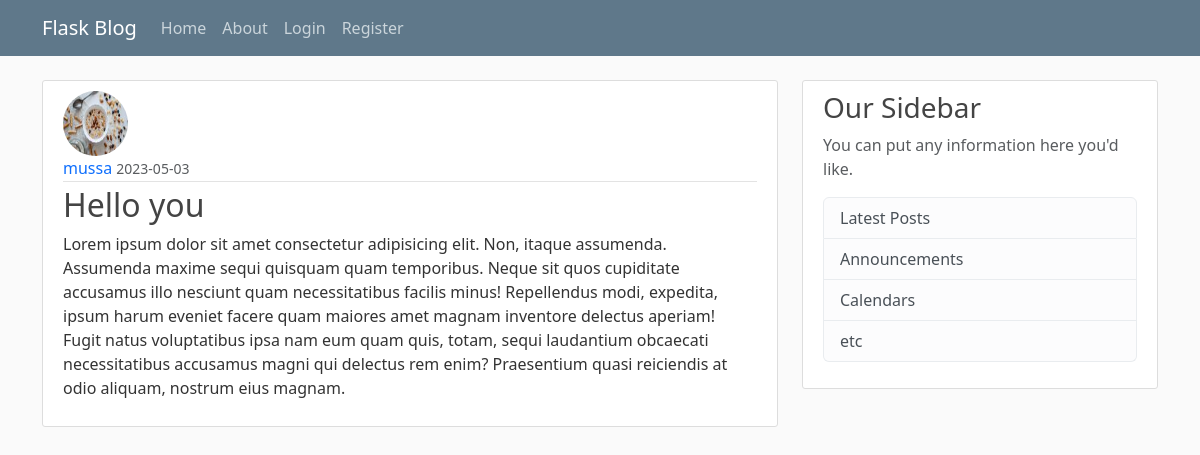
/post/10, run on the app's committed database.
### flask_blog/models.py (models this page shows, shortened)
class User(db.Model, UserMixin): # This is a table called 'User', then we create coloumns within it
    id = db.Column(db.Integer, primary_key=True)
    username = db.Column(db.String(20), unique=True, nullable=False) # Username must not be longer that 20characters, it has to be unique, it cannot be 'null' meaning it must not be empty
    email = db.Column(db.String(120), unique=True, nullable=False) # Email must not be longer that 120characters, it has to be unique, it cannot be 'null' meaning it must not be empty
    image_file = db.Column(db.String(20), nullable=False, default='default.jpg') # This is the user profile picture. It is going to be stored as an harsh, and the harsh will be 20characters long. It must not be empty, Default profile picture that every user starts out with must be default
    password = db.Column(db.String(60), nullable=False) # The password will be stored has an harsh, the harsh will be 60characters long
    post = db.relationship('Post', backref='author', lazy=True) # This is to say the 'post' attribute has a relationship with the 'Post' module. The 'backref' is similar to adding another column to the Post module. What the backref allows us to do is When we have a post we can simply use the "author" attribute to get the user who created the post

class Post(db.Model): # This will hold our post
    id = db.Column(db.Integer, primary_key=True)
    title = db.Column(db.String(100), nullable=False) # Title length will max out at 100characters
    date_posted = db.Column(db.DateTime, nullable=False, default=datetime.utcnow) # data posted will have a 'column type' of datatime, it must not be empty, then the default will be set with the datetime.utcnow function without the brakets'()' because we are not calling it now, its just a argument. 'utc' is the most accurate time to use in a db
    content = db.Column(db.Text, nullable=False) # The type of this column is a txt, it must not be empty
    user_id = db.Column(db.Integer, db.ForeignKey('user.id'), nullable=False)

### flask_blog/route.py (the view)
@app.route("/post/<int:post_id>") # Here, it create a rouute based on the unique id each post has
def post(post_id): # It takes post_id as an input
    post = Post.query.get_or_404(post_id) # This gets the content that exist at the id.....if nothing exist there, it return 404 (Page not found)
    return render_template('post.html', title=post.title, post=post)

### flask_blog/templates/post.html (shortened to what this page needs)
{% extends "layout.html" %} {% block content %}
<article class="media content-section">
    <img class="rounded-circle article-img" src="{{url_for('static', filename='profile_pics/' + post.author.image_file)}}" alt="">
    <div class="media-body">
        <div class="article-metadata">
            <a class="mr-2" href="{{url_for('user_posts', username=post.author.username)}}">{{ post.author.username }}</a>
            <small class="text-muted">{{ post.date_posted.strftime('%Y-%m-%d') }}</small>
        </div>
        <h2 class="article-title">{{ post.title }}</h2>
        <p class="article-content">{{ post.content }}</p>
    </div>
</article>
{% endblock content %}

### flask_blog/static/main.css (style rules this page uses)
*, *::before, *::after { padding: none; margin: none; box-sizing: border-box; text-decoration: none; list-style: none; }
body { background: #fafafa; color: #333333; margin-top: 5rem; }
h1, h2, h3, h4, h5, h6 { color: #444444; }
.content-section { background: #ffffff; padding: 10px 20px; border: 1px solid #dddddd; border-radius: 3px; margin-bottom: 20px; }
.mr-2 { text-decoration: none; }
.article-title { text-decoration: none; color: #444444; }
.article-content { white-space: pre-line; }
.article-img { height: 65px; width: 65px; margin-right: 16px; }
.article-metadata { padding-bottom: 1px; margin-bottom: 4px; border-bottom: 1px solid #e3e3e3 }

### data on the page
User: image_file (picture), author.username "mussa"
Post: date_posted "2023-05-03", title "Hello you", content "Lorem ipsum dolor sit amet consectetur adipisicing elit. Non, itaque assumenda. Assumenda maxime sequi quisquam quam temporibus. Neque sit quos cupiditate accusamus illo nesciunt quam necessitatibus facilis minus! Repellendus modi, expedita, ipsum harum eveniet facere quam maiores amet magnam inventore delectus aperiam! Fugit natus voluptatibus ipsa nam eum quam quis, totam, sequi laudantium obcaecati necessitatibus accusamus magni qui delectus rem enim? Praesentium quasi reiciendis at odio aliquam, nostrum eius magnam."
